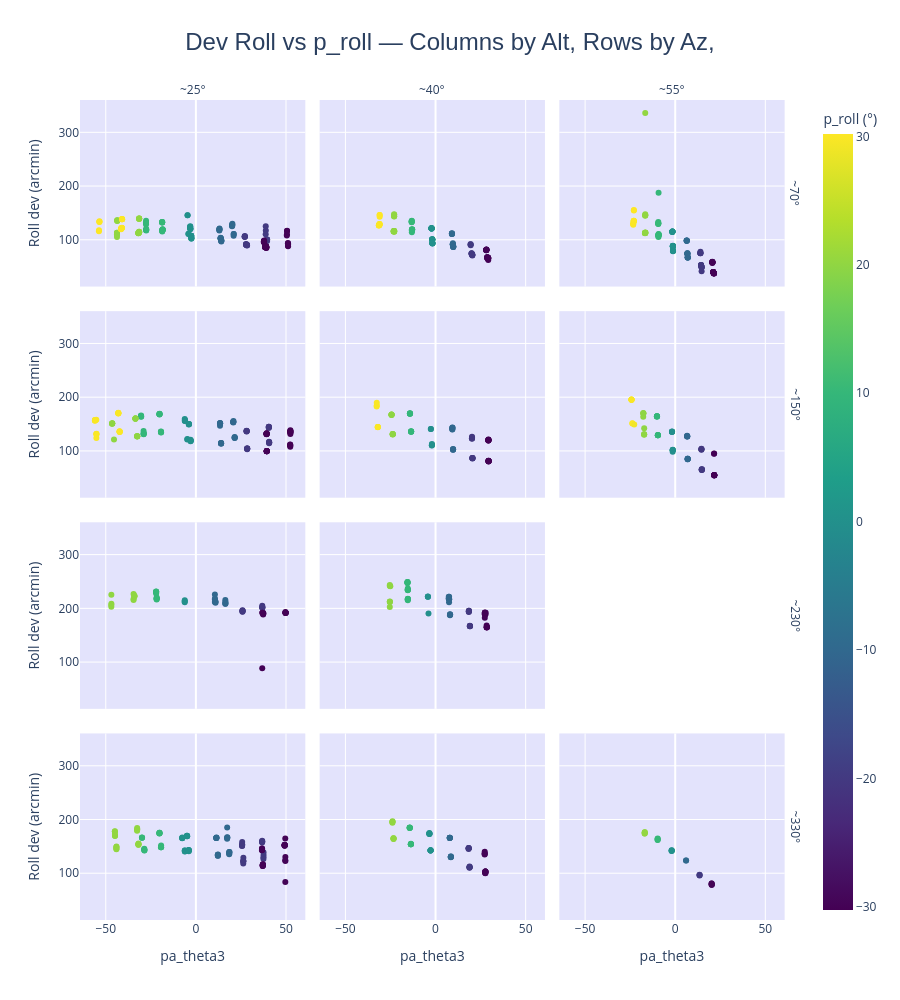

The cell this chart's notebook holds for it:
### Code cell
fig = px.scatter(
    plot_df,
    x='pa_theta3',
    y='dev_roll_arcmin',
    color='p_roll',
    facet_col='alt_bin',
    facet_row='az_bin',
    color_continuous_scale='Viridis',
    labels={
        'dev_roll_arcmin': 'Roll dev (arcmin)',
        'dev_roll_fixed':  'Roll dev fixed (arcmin)',
        'p_roll':          'p_roll (°)',
    },
    title='Dev Roll vs p_roll — Columns by Alt, Rows by Az, ',

)

fig.update_layout(
    title=dict(x=0.5, font=dict(size=24, family='Arial')),
    plot_bgcolor='rgba(200, 200, 250, 0.5)',
    height=1000,
)

fig.for_each_annotation(lambda a: a.update(text=a.text.split('=')[-1]))

fig.show()
